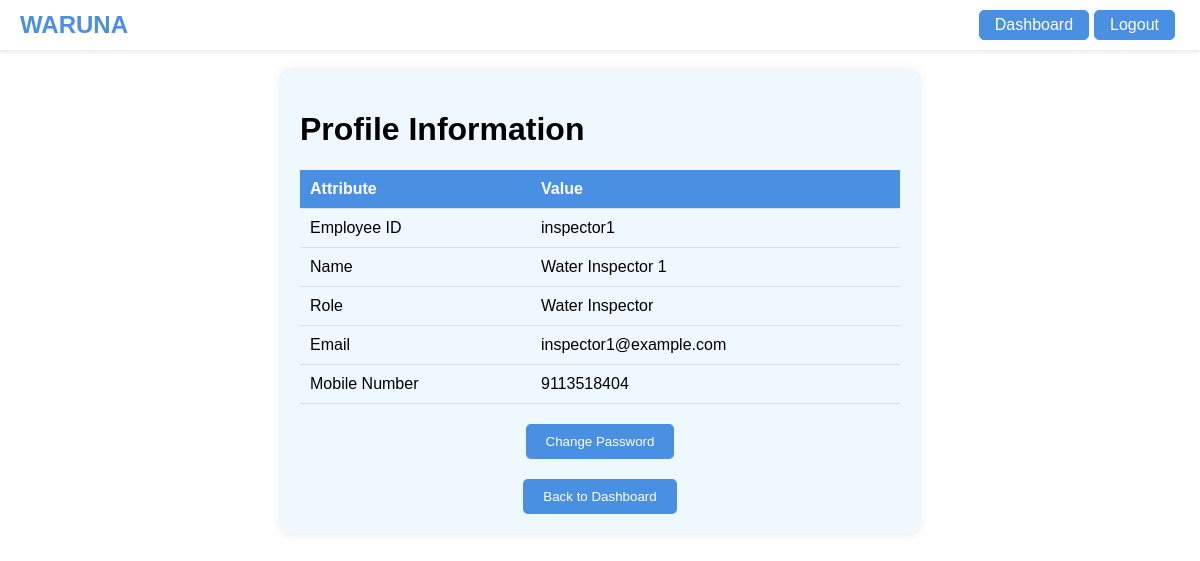
Page /view_profile (signed in) on the committed database.
### tables this page shows
CREATE TABLE employees
                 (employee_id TEXT PRIMARY KEY, name TEXT, password TEXT, role TEXT,
                 email TEXT, mobile_no TEXT, tasks_reviewed INTEGER DEFAULT 0,
                 tasks_completed INTEGER DEFAULT 0);

### app.py (the view)
@app.route('/view_profile')
def view_profile():
    if 'employee_id' in session:
        employee_id = session['employee_id']
        conn = sqlite3.connect('waruna.db')
        c = conn.cursor()
        c.execute("SELECT employee_id, name, role, email, mobile_no FROM employees WHERE employee_id = ?", (employee_id,))
        profile = c.fetchone()
        conn.close()
        return render_template('view_profile.html', profile=profile)
    flash('Please log in to access this page', 'error')
    return redirect(url_for('login'))

### templates/view_profile.html (shortened to what this page needs)
<!DOCTYPE html>
<html lang="en">
<head>
</head>
<body>
    <nav class="navbar navbar-light">
        <a class="navbar-brand" href="#">WARUNA</a>
        <div class="boxes">
        <div class="login-box"><a class="nav-link" href="/dashboard">Dashboard</a></div>
        <div class="login-box"><a class="nav-link" href="/logout">Logout</a></div>
        </div>
    </nav>
    <div class="container">
        <h1>Profile Information</h1>
        <table>
            <tr>
                <th>Attribute</th>
                <th>Value</th>
            </tr>
            <tr>
                <td>Employee ID</td>
                <td>{{ profile[0] }}</td>
            </tr>
            <tr>
                <td>Name</td>
                <td>{{ profile[1] }}</td>
            </tr>
            <tr>
                <td>Role</td>
                <td>{{ profile[2] }}</td>
            </tr>
            <tr>
                <td>Email</td>
                <td>{{ profile[3] }}</td>
            </tr>
            <tr>
                <td>Mobile Number</td>
                <td>{{ profile[4] }}</td>
            </tr>
        </table>
        <button onclick="location.href='/change_password'" type="button">Change Password</button>
        <button onclick="location.href='/dashboard'" type="button">Back to Dashboard</button>
    </div>
</body>
</html>

### templates/view_profile.html (style rules this page uses)
body { font-family: Arial, sans-serif; margin: 0; padding: 0; }
.navbar { background: rgba(255, 255, 255, 0.8); padding: 10px 20px; display: flex; justify-content: space-between; align-items: center; box-shadow: 0 2px 4px rgba(0, 0, 0, 0.1); }
.navbar-brand { font-weight: bold; color: #4A90E2; text-decoration: none; font-size: 1.5rem; }
.login-box { border: 1px solid #4A90E2; padding: 5px 15px; border-radius: 5px; background: #4A90E2; color: white; margin-right: 5px; }
.login-box a { color: white; text-decoration: none; }
.container { margin: 20px auto; padding: 20px; background-color: #F0F8FF; border-radius: 10px; box-shadow: 0 0 10px rgba(0, 0, 0, 0.1); max-width: 600px; }
table { width: 100%; border-collapse: collapse; margin-bottom: 20px; }
th, td { padding: 10px; border-bottom: 1px solid #ddd; text-align: left; }
th { background-color: #4A90E2; color: white; }
button { display: block; margin: 0 auto; margin-top: 20px; padding: 10px 20px; background-color: #4A90E2; color: white; border: none; border-radius: 5px; cursor: pointer; transition: background-color 0.3s ease; }
.boxes { display: flex; }

### rows in the picture
employees: employee_id "inspector1", name "Water Inspector 1", role "Water Inspector", email "inspector1@example.com", mobile_no "9113518404"
